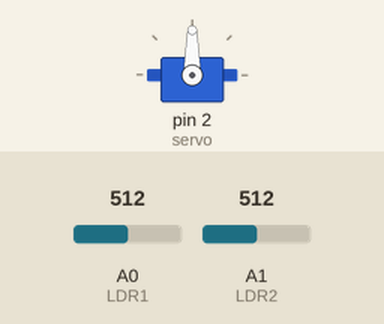
The sketch below on a simulated Arduino Uno, built with avr-gcc and run on an emulated ATmega328P. On the bench: servo. Inputs (shaded band) come from the test bench; at power-on: A0 (LDR1) = 512, A1 (LDR2) = 512.

Above: at 2.2 s.
2.3 s: A0 (LDR1) set to 537
At 3.25 s:
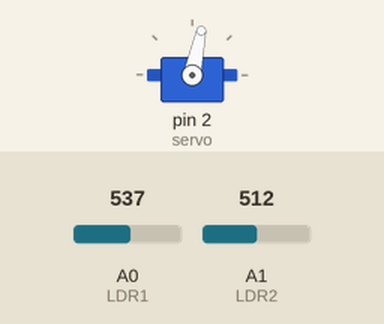
At 4.78 s:
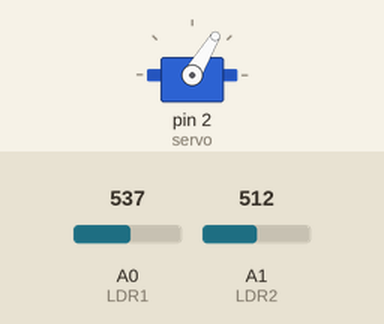
5.3 s: A0 (LDR1) set to 306
8.3 s: A1 (LDR2) set to 327
11.3 s: A1 (LDR2) set to 302
At 11.3 s:
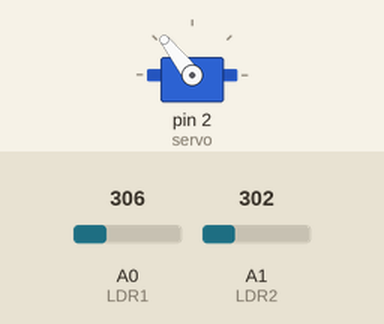
12.8 s: A0 (LDR1) set to 276
At 13.69 s:
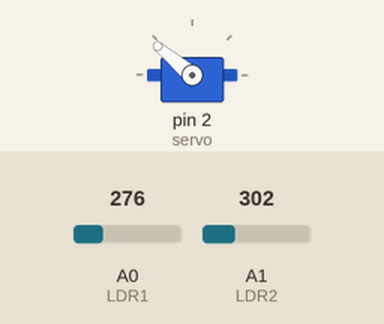
15.8 s: A0 (LDR1) set to 511
Timing chart, 0 to 27.5 s (numbered marks = the images above; inputs shaded):
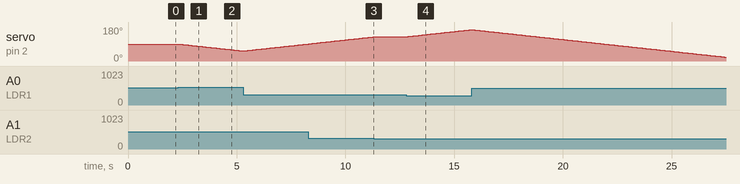

Measured:
- the behaviour switches between 522 and 523 on A0 (LDR1) (found by bisection; images 0 and 1)
- the behaviour switches between 317 and 316 on A1 (LDR2) (found by bisection; images 2 and 3)
- the behaviour switches between 292 and 291 on A0 (LDR1) (found by bisection; images 3 and 4)
- after the input at 2.3 s, servo on pin 2 (servo): moves from 90° to 53° over 2.9 s, starting after 0.07 s
- after the input at 11.3 s, servo on pin 2 (servo): stays 128° (without the input it goes to 129° after 0.06 s)
- after the input at 12.8 s, servo on pin 2 (servo): moves from 128° to 166° over 3.0 s, starting at once

The sketch:

auto2phonton.ino
```cpp
// Bao gồm thư viện servo motor
#include <Servo.h>
// Xác định các chân cảm biến LDR
#define LDR1 A0
#define LDR2 A1
// Xác định giá trị sai số. Bạn có thể thay đổi nó theo ý muốn
#define sai_so 10
// Điểm bắt đầu của servo motor
int diem_bat_dau =  90;
// Tạo một đối tượng cho servo motor
Servo servo;

void setup() {
  // Bao gồm chân PWM của servo motor
  servo.attach(2);
  // Đặt điểm bắt đầu của servo
  servo.write(diem_bat_dau);
  delay(1000);
}

void loop() {
  // Lấy giá trị cảm biến LDR
  int ldr1 = analogRead(LDR1);
  // Lấy giá trị cảm biến LDR
  int ldr2 = analogRead(LDR2);

  // Lấy hiệu của các giá trị này
  int gia_tri1 = abs(ldr1 - ldr2);
  int gia_tri2 = abs(ldr2 - ldr1);

  // Kiểm tra các giá trị này bằng điều kiện IF
  if ((gia_tri1 <= sai_so) || (gia_tri2 <= sai_so)) {

  } else {
    if (ldr1 > ldr2) {
      diem_bat_dau = --diem_bat_dau;
    }
    if (ldr1 < ldr2) {
      diem_bat_dau = ++diem_bat_dau;
    }
  }
  // Viết các giá trị lên servo motor
  servo.write(diem_bat_dau);
  delay(80);
}
```
